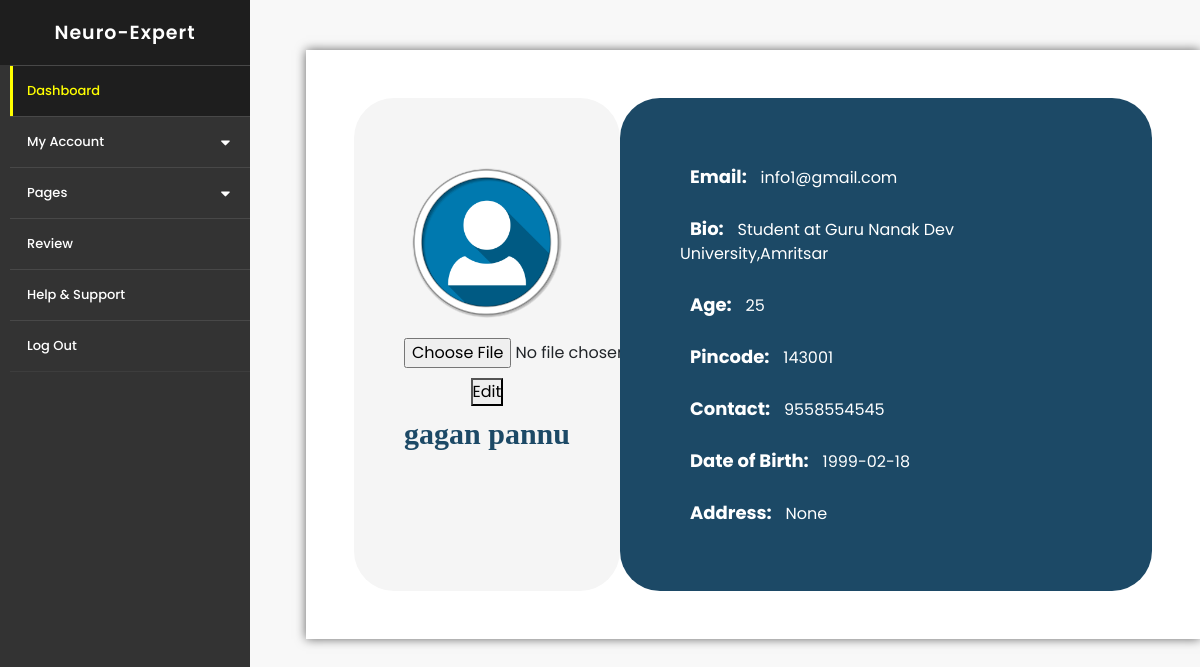
/myprofile/ (signed in), run on the app's committed database.
### diseaseapp/models.py (models this page shows, shortened)
class userregister(models.Model):
	firstname=models.CharField(max_length=100)
	lastname=models.CharField(max_length=100)
	email=models.EmailField(max_length=50)
	password=models.CharField(max_length=50)
	bio=models.CharField(max_length=500,blank=True,null=True)
	age=models.CharField(max_length=10,blank=True,null=True)
	pincode=models.CharField(max_length=10,blank=True,null=True)
	contact=models.CharField(max_length=20,blank=True,null=True)
	date=models.CharField(max_length=20,blank=True,null=True)
	address=models.CharField(max_length=200,blank=True,null=True)
	image=models.ImageField(upload_to="data",blank=True,null=True)

### diseaseapp/views.py (the view)
# urls.py: path("myprofile/",views.myprofile,name='myprofile'),
def myprofile(request):
	if not request.session.has_key('email'):
		return redirect('/login/')
	user=userregister.objects.get(email=request.session['email'])
	if request.method=="POST":
		print("yes")
		user.image=request.FILES['file1']
		user.save()
		return render(request,'myprofile.html',{'user':user,'msg':'success'})
	else:
		return render(request,'myprofile.html',{'user':user})

### template/myprofile.html (shortened to what this page needs)
{% extends 'sidebar.html' %}
{% block content %}
{% load static %}
<!DOCTYPE html>
<html>
<head>
</head>
<body>
    <div class="container">
        <div class="row p-5">
        <div class="col-4" style="padding:50px;text-align:center;background-color:#F5F5F5;border-radius:40px;">
            {% if msg == 'success' %}
            <img src="{{user.image.url}}" id="hd">
            {% elif user.image %}
            <img src="{{user.image.url}}" id="hd">
            {% else %}
            <img src={%static "images/ic.png" %} alt="Profile Picture" class="profile-pic" id="hd">
{% endif %}
            <form method="POST" action="" enctype="multipart/form-data">
                <input type="file" id="file" name="file1" style="margin-bottom: 10px;">
                <button type="submit"> Edit</button>
            </form>
            <h1 class="username" style="color:#1c4966;">{{user.firstname}} {{user.lastname}}</h1>
        </div>
        <div class="col-8" style="padding:50px;background-color:#1c4966;color:white;border-radius:40px;">
            <p class="email"><span style="font-weight:bold;font-size:18px;padding:10px;">Email: </span>{{user.email}} </p>
            <p class="bio"><span style="font-weight:bold;font-size:18px;padding: 10px;">Bio: </span> {{user.bio}}</p>
            <p class="age"><span style="font-weight:bold;font-size:18px;padding: 10px;">Age: </span> {{user.age}}</p>
            <p class="pincode"><span style="font-weight:bold;font-size:18px;padding: 10px;">Pincode: </span> {{user.pincode}}</p>
            <p class="phone"><span style="font-weight:bold;font-size:18px;padding: 10px;">Contact: </span> {{user.contact}}</p>
            <p class="dob"><span style="font-weight:bold;font-size:18px;padding: 10px;">Date of Birth: </span> {{user.date}}</p>
            <p class="address"><span style="font-weight:bold;font-size:18px;padding: 10px;">Address: </span> {{user.address}}</p>
        </div>
    </div>
    </div>
</body>
</html>
{% endblock %}

### template/sidebar.html (style rules this page uses)
* { margin: 0; padding: 0; user-select: none; box-sizing: border-box; font-family: 'Poppins', sans-serif }
body { background-color: #eee }

### template/myprofile.html (style rules this page uses)
body { font-family: Arial, sans-serif; background-color: #f8f8f8; margin: 0; padding: 0; }
.container { max-width: 1000px; margin: 50px auto; padding:; background-color: #fff; border-radius:; box-shadow: 0 0 10px rgba(0, 0, 0, 0.6); }
.profile-pic { width: 180px; height: 180px; border-radius: 50%; margin: 20px 0; }
.username { color: #333; font-size:30px; margin: 10px 0; font-family: Charlesworth; font-weight: bold; }
.email, .bio ,.age,.pincode,.phone,.dob,.address { color:white; margin: 5px 0; }
p { padding: 10px; }
#hd { display: block; margin-left: auto; margin-right: auto; width: 150px; height: 150px; border-radius: 50%; }

### data on the page
userregister: firstname "gagan", lastname "pannu", email "info1@gmail.com", bio "Student at Guru Nanak Dev University,Amritsar", age "25", pincode "143001", contact "9558554545", date "1999-02-18", address "None"
